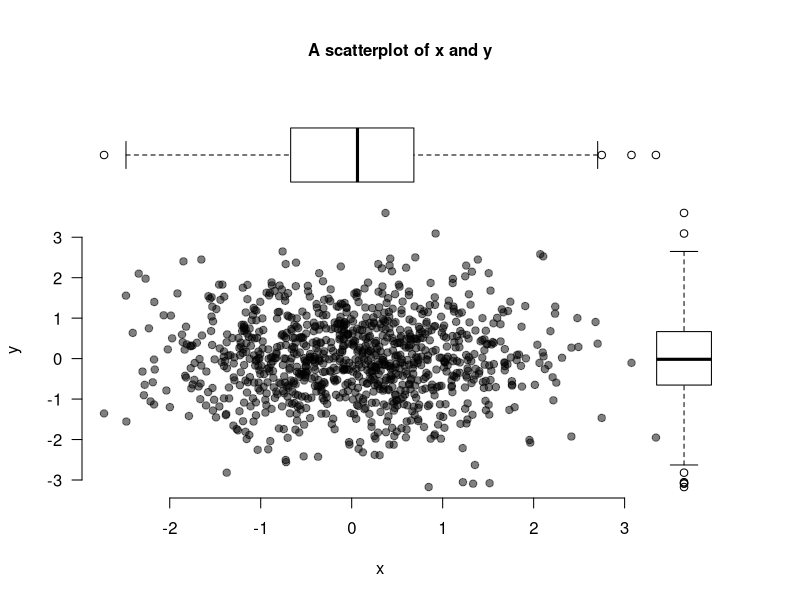

This figure's R source: (Note: this script raises an error after producing the figure.)
## ---- chunk 1
# The first line sets an option for the final document that can be produced from
# the .Rmd file. Don't worry about it.
knitr::opts_chunk$set(echo = TRUE)

# The next bit (lines 50-69) is quite powerful and useful. 
# First you define which packages you need for your analysis and assign it to 
# the p_needed object. 
p_needed <-
  c("viridis", "knitr")

# Now you check which packages are already installed on your computer.
# The function installed.packages() returns a vector with all the installed 
# packages.
packages <- rownames(installed.packages())
# Then you check which of the packages you need are not installed on your 
# computer yet. Essentially you compare the vector p_needed with the vector
# packages. The result of this comparison is assigned to p_to_install.
p_to_install <- p_needed[!(p_needed %in% packages)]
# If at least one element is in p_to_install you then install those missing
# packages.
if (length(p_to_install) > 0) {
  install.packages(p_to_install)
}
# Now that all packages are installed on the computer, you can load them for
# this project. Additionally the expression returns whether the packages were
# successfully loaded.
sapply(p_needed, require, character.only = TRUE)
## ---- chunk 2
x <- rnorm(1000)
y <- rnorm(1000)

par(fig = c(0, 0.9, 0, 0.8))
plot(
  x,
  y,
  bty = "n",
  pch = 19,
  las = 1,
  col = adjustcolor("black", alpha = 0.5)
)
par(fig = c(0, 0.9, 0.45, 1), new = TRUE)
boxplot(x,
        horizontal = TRUE,
        axes = FALSE,
        col = NA)
par(fig = c(0.6601, 1, 0, 0.8), new = TRUE)
boxplot(y, axes = FALSE, col = NA)
mtext(
  "A scatterplot of x and y",
  side = 3,
  outer = TRUE,
  line = -3,
  font = 2
)
## ---- chunk 3
df <- data.frame(y = y, x = x)
summary(df)
## ---- chunk 4
df <- data.frame(y = y, x = x)

summary(df)
## ---- chunk 5
df <- data.frame(y = y, x = x)

summary(df)
## ---- chunk 6
square_it <- function(x) {
  square <- x * x
  return(square)
}
## ---- chunk 7
square_it(15)

a <- c(1, 5, 9)

square_it(a)

M <- matrix(c(1:9),
            nrow = 3,
            ncol = 3,
            byrow = T)
M

square_it(M)
## ---- chunk 8
complicated_function <- function(scalar, vector, matrix) {
  # square the scalar
  squared_scalar <- square_it(scalar)
  
  # multiply matrix and vector
  mult <- matrix %*% vector
  
  # multiply scalar and result above, then square it again
  res <- square_it(squared_scalar * mult)
  
  # return the result
  return(res)
}
## ---- chunk 9
res1 <- complicated_function(5, a, M)
## ---- chunk 10
# a scalar
scalar <- 2
scalar

# a vector
vector <- c(1:3)
vector

# a matrix
M <- matrix(c(1:9),
            nrow = 3,
            ncol = 3,
            byrow = T)
M

# a diagonal matrix e.g. identity matrix
M_diag <- diag(1, nrow = 3, ncol = 3)

## ---- chunk 11

scalar
vector
M

# Scalar-Vector/Matrix multiplication

scalar * vector
scalar * M

# Vector-Vector/Matrix multiplication

vector * vector
vector %*% vector # What's the difference?

vector * M

# Elementwise multiplication of two matrices:
M * M
## ---- chunk 12
vector
M

vector %*% M
## ---- chunk 13
M3 <- matrix(c(1, 2, 2, 3),
             nrow = 2,
             ncol = 2,
             byrow = T)

# The transpose
t(M3)
t(t(M3)) == M3

M4 <- matrix(c(rep(1, 3), 2, 3, 4, 4:6),
             nrow = 3,
             ncol = 3,
             byrow = T) 

t(M4)
## ---- chunk 14
M5 <- matrix(c(1, 2, 2, 3),
             nrow = 2,
             ncol = 2,
             byrow = TRUE)
M5

solve(M5)

# check whether AX = XA = I is true
M5 %*% solve(M5)
solve(M5) %*% M5
## ---- chunk 15
v_ex1 <- c(3, 2, 1) 
m_ex1 <- matrix(c(rep(1, 3), rep(2, 3), rep(3, 3)),
                nrow = 3, 
                ncol = 3,
                byrow = F)

v_ex1 %*% m_ex1
## ---- chunk 16
M1 <- matrix(c(1:6),
             nrow = 3,
             ncol = 2,
             byrow = T)

M2 <- matrix(c(7:12),
             nrow = 2,
             ncol = 3,
             byrow = T)
## ---- chunk 17
M1 * M2
M2 * M1

M1 %*% M2
## ---- chunk 18
M2 %*% M1
## ---- chunk 19

# create matrix and vector
set.seed(1234)

n <- 5
k <- 3

vector <- round(runif(n, 0, 100))
matrix <- matrix(round(runif(n*k, 0, 100)),
                 nrow = n,
                 ncol = k)

# write the function
matrix_function <- function(X, y){
  solve(t(X) %*% X) %*% t(X) %*% y
}

matrix_function(X = matrix, y = vector)
